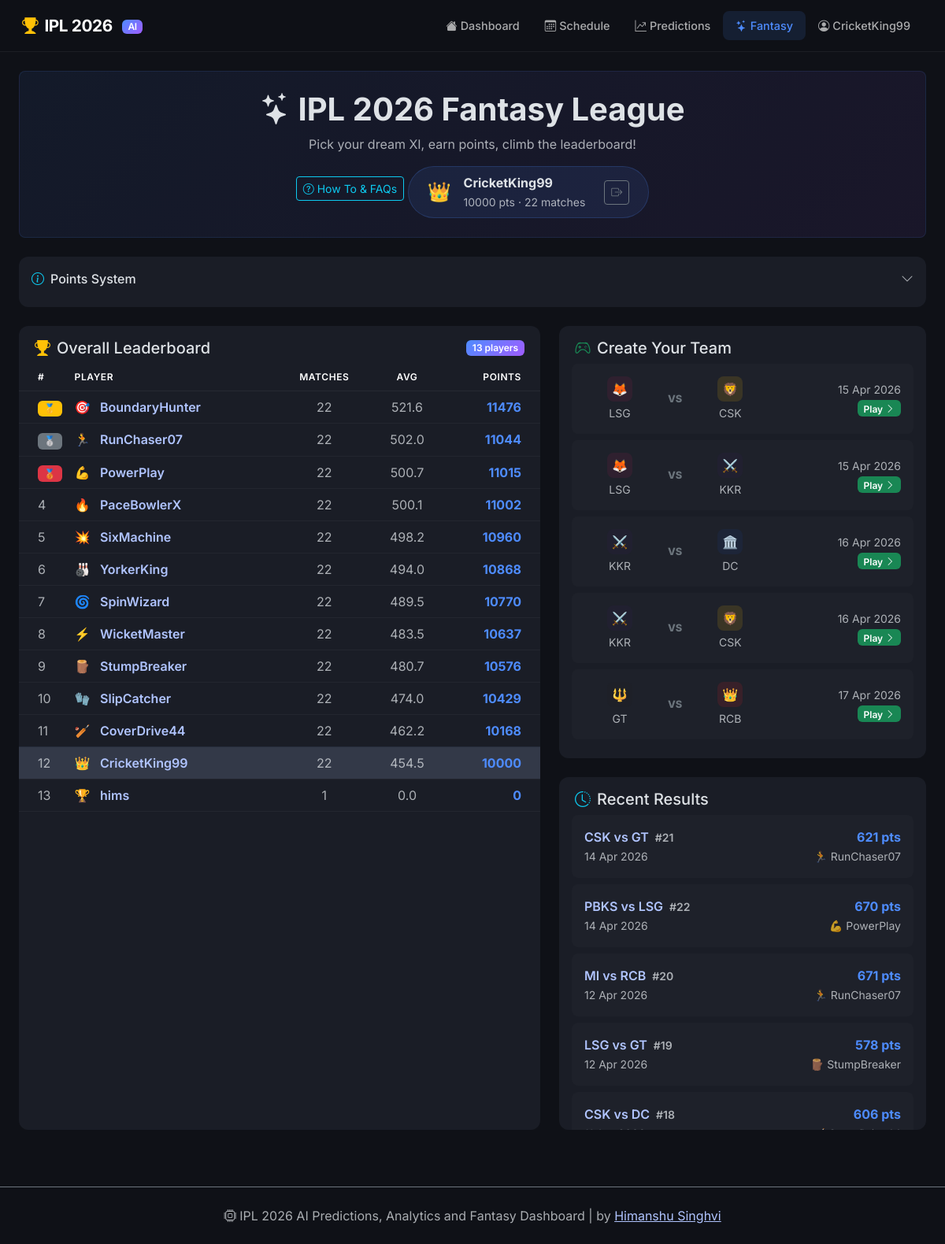
The page /fantasy (signed in) on the database its author committed.
### models.py (models this page shows, shortened)
class FantasyUser(db.Model):
    __tablename__ = 'fantasy_users'
    id = db.Column(db.Integer, primary_key=True)
    username = db.Column(db.String(50), unique=True, nullable=False)
    email = db.Column(db.String(120), unique=True, nullable=True)
    mobile_number = db.Column(db.String(20), unique=True, nullable=True)
    password_hash = db.Column(db.String(255), nullable=True)
    avatar_emoji = db.Column(db.String(10), default='🏏')
    total_points = db.Column(db.Integer, default=0)
    matches_played = db.Column(db.Integer, default=0)
    created_at = db.Column(db.DateTime, default=datetime.utcnow)
    last_login_at = db.Column(db.DateTime, nullable=True)
    teams = db.relationship('FantasyTeam', backref='user', lazy=True)

class Match(db.Model):
    __tablename__ = 'matches'
    id = db.Column(db.Integer, primary_key=True)
    match_number = db.Column(db.Integer)
    team1_id = db.Column(db.Integer, db.ForeignKey('teams.id'), nullable=False)
    team2_id = db.Column(db.Integer, db.ForeignKey('teams.id'), nullable=False)
    venue = db.Column(db.String(200))
    city = db.Column(db.String(100))
    date = db.Column(db.DateTime, nullable=False)
    stage = db.Column(db.String(30), default='League')  # League, Qualifier, Eliminator, Final
    status = db.Column(db.String(20), default='upcoming')  # upcoming, live, completed
    toss_winner_id = db.Column(db.Integer, db.ForeignKey('teams.id'), nullable=True)
    toss_decision = db.Column(db.String(10))  # bat, field
    winner_id = db.Column(db.Integer, db.ForeignKey('teams.id'), nullable=True)
    win_margin = db.Column(db.String(50))
    team1_score = db.Column(db.String(20))
    team2_score = db.Column(db.String(20))
    potm_id = db.Column(db.Integer, db.ForeignKey('players.id'), nullable=True)
    team1 = db.relationship('Team', foreign_keys=[team1_id])
    team2 = db.relationship('Team', foreign_keys=[team2_id])
    toss_winner = db.relationship('Team', foreign_keys=[toss_winner_id])
    winner = db.relationship('Team', foreign_keys=[winner_id])
    potm = db.relationship('Player', foreign_keys=[potm_id])
    scorecards = db.relationship('Scorecard', backref='match', lazy=True)

class Team(db.Model):
    __tablename__ = 'teams'
    id = db.Column(db.Integer, primary_key=True)
    name = db.Column(db.String(100), nullable=False)
    short_name = db.Column(db.String(10), nullable=False, unique=True)
    color = db.Column(db.String(7), default='#000000')
    logo_emoji = db.Column(db.String(10), default='🏏')
    home_ground = db.Column(db.String(200))
    titles_won = db.Column(db.Integer, default=0)
    matches_played_hist = db.Column(db.Integer, default=0)
    matches_won_hist = db.Column(db.Integer, default=0)
    players = db.relationship('Player', backref='team', lazy=True)

class FantasyTeam(db.Model):
    __tablename__ = 'fantasy_teams'
    id = db.Column(db.Integer, primary_key=True)
    user_id = db.Column(db.Integer, db.ForeignKey('fantasy_users.id'), nullable=False)
    match_id = db.Column(db.Integer, db.ForeignKey('matches.id'), nullable=False)
    total_points = db.Column(db.Integer, default=0)
    created_at = db.Column(db.DateTime, default=datetime.utcnow)
    players = db.relationship('FantasyTeamPlayer', backref='fantasy_team', lazy=True,
                              cascade='all, delete-orphan')
    match = db.relationship('Match', foreign_keys=[match_id])
    __table_args__ = (
        db.UniqueConstraint('user_id', 'match_id', name='uq_user_match'),
    )

### app.py (the view)
@app.route('/fantasy')
def fantasy():
    leaderboard = FantasyUser.query.order_by(FantasyUser.total_points.desc()).all()
    completed = Match.query.filter_by(status='completed').order_by(Match.date.desc()).all()
    upcoming = Match.query.filter_by(status='upcoming').order_by(Match.date).limit(10).all()
    match_winners = {}
    for m in completed:
        top_team = (FantasyTeam.query
                    .filter_by(match_id=m.id)
                    .order_by(FantasyTeam.total_points.desc())
                    .first())
        if top_team:
            match_winners[m.id] = top_team
    current_user = current_fantasy_user()
    return render_template('fantasy.html',
                           leaderboard=leaderboard,
                           completed_matches=completed,
                           upcoming_matches=upcoming,
                           match_winners=match_winners,
                           current_user=current_user)

### templates/fantasy.html (shortened to what this page needs)
{% extends "base.html" %}
{% block content %}
<div class="fantasy-page">
    <div class="fantasy-hero mb-4 p-4 rounded-3 text-center">
        <h1 class="fw-bold mb-2"><i class="bi bi-stars me-2"></i>IPL 2026 Fantasy League</h1>
        <p class="text-muted mb-3">Pick your dream XI, earn points, climb the leaderboard!</p>
        <button class="btn btn-sm btn-outline-info mb-3"
                type="button"
                data-bs-toggle="modal"
                data-bs-target="#fantasyHelpModal">
            <i class="bi bi-question-circle me-1"></i>How To & FAQs
        </button>
        {% if current_user %}
        <div class="d-inline-flex align-items-center gap-3 fantasy-user-badge px-4 py-2 rounded-pill">
            <span class="fs-4">{{ current_user.avatar_emoji }}</span>
            <div class="text-start">
                <div class="fw-bold">{{ current_user.username }}</div>
                <small class="text-muted">{{ current_user.total_points }} pts &middot; {{ current_user.matches_played }} matches</small>
            </div>
            <a href="{{ url_for('fantasy_logout') }}" class="btn btn-sm btn-outline-secondary ms-2">
                <i class="bi bi-box-arrow-right"></i>
            </a>
        </div>
        {% endif %}
    </div>
    <div class="card border-0 mb-4">
        <div class="card-body p-3">
            <div class="d-flex align-items-center justify-content-between mb-2 cursor-pointer" data-bs-toggle="collapse" data-bs-target="#pointsSystem" role="button">
                <h6 class="mb-0"><i class="bi bi-info-circle me-2 text-info"></i>Points System</h6>
                <i class="bi bi-chevron-down text-muted"></i>
            </div>
        </div>
    </div>
    <div class="row g-4">
        <div class="col-lg-7">
            <div class="card border-0 h-100">
                <div class="card-header bg-transparent border-0 d-flex align-items-center justify-content-between">
                    <h5 class="mb-0"><i class="bi bi-trophy-fill text-warning me-2"></i>Overall Leaderboard</h5>
                    <span class="badge bg-fantasy">{{ leaderboard|length }} players</span>
                </div>
                <div class="card-body p-0">
                    <div class="table-responsive">
                        <table class="table table-hover mb-0">
                            <thead>
                                <tr>
                                    <th class="ps-4" style="width:50px">#</th>
                                    <th>Player</th>
                                    <th class="text-center">Matches</th>
                                    <th class="text-center">Avg</th>
                                    <th class="text-end pe-4">Points</th>
                                </tr>
                            </thead>
                            <tbody>
                                {% for user in leaderboard %}
                                <tr class="{% if current_user and current_user.id == user.id %}table-active fantasy-highlight{% endif %}">
                                    <td class="ps-4">
                                        {% if loop.index == 1 %}
                                        <span class="badge bg-warning text-dark">🥇</span>
                                        {% elif loop.index == 2 %}
                                        <span class="badge bg-secondary">🥈</span>
                                        {% elif loop.index == 3 %}
                                        <span class="badge bg-danger">🥉</span>
                                        {% else %}
                                        <span class="text-muted">{{ loop.index }}</span>
                                        {% endif %}
                                    </td>
                                    <td>
                                        <a href="{{ url_for('fantasy_user_profile', user_id=user.id) }}" class="text-decoration-none">
                                            <span class="me-2">{{ user.avatar_emoji }}</span>
                                            <span class="fw-semibold">{{ user.username }}</span>
                                        </a>
                                    </td>
                                    <td class="text-center text-muted">{{ user.matches_played }}</td>
                                    <td class="text-center text-muted">
                                        {{ (user.total_points / user.matches_played)|round(1) if user.matches_played > 0 else 0 }}
                                    </td>
                                    <td class="text-end pe-4">
                                        <span class="fw-bold fantasy-points">{{ user.total_points }}</span>
                                    </td>
                                </tr>
                                {% endfor %}
                            </tbody>
                        </table>
                    </div>
                </div>
            </div>
        </div>
        <div class="col-lg-5">
            {% if upcoming_matches %}
            <div class="card border-0 mb-4">
                <div class="card-header bg-transparent border-0">
                    <h5 class="mb-0"><i class="bi bi-controller text-success me-2"></i>Create Your Team</h5>
                </div>
                <div class="card-body pt-0">
                    {% for match in upcoming_matches[:5] %}
                    <a href="{{ url_for('fantasy_match', match_id=match.id) }}" class="d-flex align-items-center justify-content-between p-3 rounded-3 mb-2 text-decoration-none fantasy-match-link">
                        <div class="d-flex align-items-center gap-3">
                            <div class="text-center" style="min-width:90px">
                                <span class="team-badge" style="background:{{ match.team1.color }}20; color:{{ match.team1.color }}">{{ match.team1.logo_emoji }}</span>
                                <small class="d-block text-muted mt-1">{{ match.team1.short_name }}</small>
                            </div>
                            <span class="vs-badge">VS</span>
                            <div class="text-center" style="min-width:90px">
                                <span class="team-badge" style="background:{{ match.team2.color }}20; color:{{ match.team2.color }}">{{ match.team2.logo_emoji }}</span>
                                <small class="d-block text-muted mt-1">{{ match.team2.short_name }}</small>
                            </div>
                        </div>
                        <div class="text-end">
                            <small class="text-muted d-block">{{ match.date|datefmt }}</small>
                            <span class="badge bg-success">Play <i class="bi bi-chevron-right"></i></span>
                        </div>
                    </a>
                    {% endfor %}
                </div>
            </div>
            {% endif %}
            <div class="card border-0">
                <div class="card-header bg-transparent border-0">
                    <h5 class="mb-0"><i class="bi bi-clock-history text-info me-2"></i>Recent Results</h5>
                </div>
                <div class="card-body pt-0" style="max-height:400px; overflow-y:auto">
                    {% for match in completed_matches[:10] %}
                    <a href="{{ url_for('fantasy_match', match_id=match.id) }}" class="d-flex align-items-center justify-content-between p-3 rounded-3 mb-2 text-decoration-none fantasy-match-link">
                        <div>
                            <div class="fw-semibold">
                                {{ match.team1.short_name }} vs {{ match.team2.short_name }}
                                <small class="text-muted ms-1">#{{ match.match_number }}</small>
                            </div>
                            <small class="text-muted">{{ match.date|datefmt }}</small>
                        </div>
                        <div class="text-end">
                            {% if match.id in match_winners %}
                            <div class="fw-bold fantasy-points">{{ match_winners[match.id].total_points }} pts</div>
                            <small class="text-muted">{{ match_winners[match.id].user.avatar_emoji }} {{ match_winners[match.id].user.username }}</small>
                            {% else %}
                            <small class="text-muted">No entries</small>
                            {% endif %}
                        </div>
                    </a>
                    {% endfor %}
                </div>
            </div>
        </div>
    </div>
</div>
{% endblock %}

### templates/base.html (shortened to what this page needs)
<!DOCTYPE html>
<html lang="en" data-bs-theme="dark">
<head>
    <link href="https://cdn.jsdelivr.net/npm/bootstrap@5.3.3/dist/css/bootstrap.min.css" rel="stylesheet">
    <link href="https://cdn.jsdelivr.net/npm/bootstrap-icons@1.11.3/font/bootstrap-icons.min.css" rel="stylesheet">
    <link href="{{ url_for('static', filename='css/style.css') }}" rel="stylesheet">
</head>
<body>
    <nav class="navbar navbar-expand-lg sticky-top">
        <div class="container-fluid">
            <a class="navbar-brand fw-bold" href="/">
                <i class="bi bi-trophy-fill text-warning me-2"></i>IPL 2026 <span class="badge bg-gradient-primary ms-2">AI</span>
            </a>
            <div class="collapse navbar-collapse" id="navbarNav">
                <ul class="navbar-nav ms-auto">
                    <li class="nav-item">
                        <a class="nav-link {% if request.path == '/' %}active{% endif %}" href="/">
                            <i class="bi bi-house-fill me-1"></i>Dashboard
                        </a>
                    </li>
                    <li class="nav-item">
                        <a class="nav-link {% if request.path == '/schedule' %}active{% endif %}" href="/schedule">
                            <i class="bi bi-calendar3 me-1"></i>Schedule
                        </a>
                    </li>
                    <li class="nav-item">
                        <a class="nav-link {% if request.path == '/predictions' %}active{% endif %}" href="/predictions">
                            <i class="bi bi-graph-up-arrow me-1"></i>Predictions
                        </a>
                    </li>
                    <li class="nav-item">
                        <a class="nav-link {% if '/fantasy' in request.path %}active{% endif %}" href="/fantasy">
                            <i class="bi bi-stars me-1"></i>Fantasy
                        </a>
                    </li>
                    <li class="nav-item">
                        <button class="nav-link btn btn-link text-decoration-none {% if request.args.get('account') == '1' %}active{% endif %}"
                                type="button"
                                data-bs-toggle="offcanvas"
                                data-bs-target="#accountPanel"
                                aria-controls="accountPanel">
                            <i class="bi bi-person-circle me-1"></i>{% if auth_user %}{{ auth_user.username }}{% else %}Account{% endif %}
                        </button>
                    </li>
                </ul>
            </div>
        </div>
    </nav>
    <main class="container-fluid px-3 px-lg-4 py-4">
        {% block content %}{% endblock %}
    </main>
    <footer class="text-center py-4 mt-5 border-top border-secondary">
        <p class="text-muted mb-0">
            <i class="bi bi-cpu me-1"></i>IPL 2026 AI Predictions, Analytics and Fantasy Dashboard | by
            <a href="https://www.linkedin.com/in/himanshu-singhvi-2122b1269/">Himanshu Singhvi</a>
        </p>
    </footer>
</body>
</html>

### rows shown on the page
FantasyUser: username "CricketKing99", avatar_emoji "👑", total_points "10000", matches_played "22", matches_played+total_points "454.5"
FantasyUser: avatar_emoji "🎯", username "BoundaryHunter", matches_played "22", matches_played+total_points "521.6", total_points "11476"
FantasyUser: avatar_emoji "🏃", username "RunChaser07", matches_played "22", matches_played+total_points "502.0", total_points "11044"
FantasyUser: avatar_emoji "💪", username "PowerPlay", matches_played "22", matches_played+total_points "500.7", total_points "11015"
FantasyUser: avatar_emoji "🔥", username "PaceBowlerX", matches_played "22", matches_played+total_points "500.1", total_points "11002"
FantasyUser: avatar_emoji "💥", username "SixMachine", matches_played "22", matches_played+total_points "498.2", total_points "10960"
FantasyUser: avatar_emoji "🎳", username "YorkerKing", matches_played "22", matches_played+total_points "494.0", total_points "10868"
FantasyUser: avatar_emoji "🌀", username "SpinWizard", matches_played "22", matches_played+total_points "489.5", total_points "10770"
FantasyUser: avatar_emoji "⚡", username "WicketMaster", matches_played "22", matches_played+total_points "483.5", total_points "10637"
FantasyUser: avatar_emoji "🪵", username "StumpBreaker", matches_played "22", matches_played+total_points "480.7", total_points "10576"
FantasyUser: avatar_emoji "🧤", username "SlipCatcher", matches_played "22", matches_played+total_points "474.0", total_points "10429"
FantasyUser: avatar_emoji "🏏", username "CoverDrive44", matches_played "22", matches_played+total_points "462.2", total_points "10168"
FantasyUser: avatar_emoji "🏆", username "hims", matches_played "1", matches_played+total_points "0.0", total_points "0"
Match: team1.logo_emoji "🦊", team1.short_name "LSG", team2.logo_emoji "🦁", team2.short_name "CSK", date "15 Apr 2026"
Match: team1.logo_emoji "🦊", team1.short_name "LSG", team2.logo_emoji "⚔️", team2.short_name "KKR", date "15 Apr 2026"
Match: team1.logo_emoji "⚔️", team1.short_name "KKR", team2.logo_emoji "🏛️", team2.short_name "DC", date "16 Apr 2026"
Match: team1.logo_emoji "⚔️", team1.short_name "KKR", team2.logo_emoji "🦁", team2.short_name "CSK", date "16 Apr 2026"
Match: team1.logo_emoji "🔱", team1.short_name "GT", team2.logo_emoji "👑", team2.short_name "RCB", date "17 Apr 2026"
Match: team1.short_name "CSK", team2.short_name "GT", match_number "21", date "14 Apr 2026"
FantasyTeam: total_points "621"
Match: team1.short_name "PBKS", team2.short_name "LSG", match_number "22", date "14 Apr 2026"
FantasyTeam: total_points "670"
Match: team1.short_name "MI", team2.short_name "RCB", match_number "20", date "12 Apr 2026"
FantasyTeam: total_points "671"
Match: team1.short_name "LSG", team2.short_name "GT", match_number "19", date "12 Apr 2026"
FantasyTeam: total_points "578"
Match: team1.short_name "CSK", team2.short_name "DC", match_number "18"
FantasyTeam: total_points "606"

### other values the page prints
{{ leaderboard|length }} "13"
